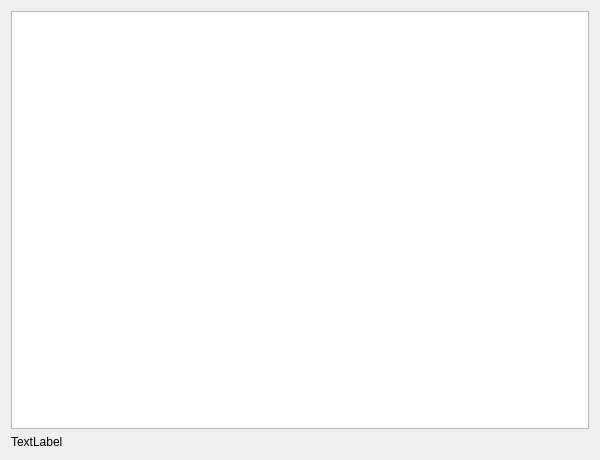
<?xml version="1.0" encoding="UTF-8"?>
<ui version="4.0">
 <class>Dialog</class>
 <widget class="QDialog" name="Dialog">
  <property name="geometry">
   <rect>
    <x>0</x>
    <y>0</y>
    <width>600</width>
    <height>460</height>
   </rect>
  </property>
  <property name="windowTitle">
   <string>Dialog</string>
  </property>
  <layout class="QGridLayout" name="gridLayout">
   <item row="0" column="0">
    <widget class="QGraphicsView" name="graphicsView"/>
   </item>
   <item row="1" column="0">
    <widget class="QLabel" name="myLabel">
     <property name="text">
      <string>TextLabel</string>
     </property>
    </widget>
   </item>
  </layout>
 </widget>
 <layoutdefault spacing="6" margin="11"/>
 <resources/>
 <connections/>
</ui>
